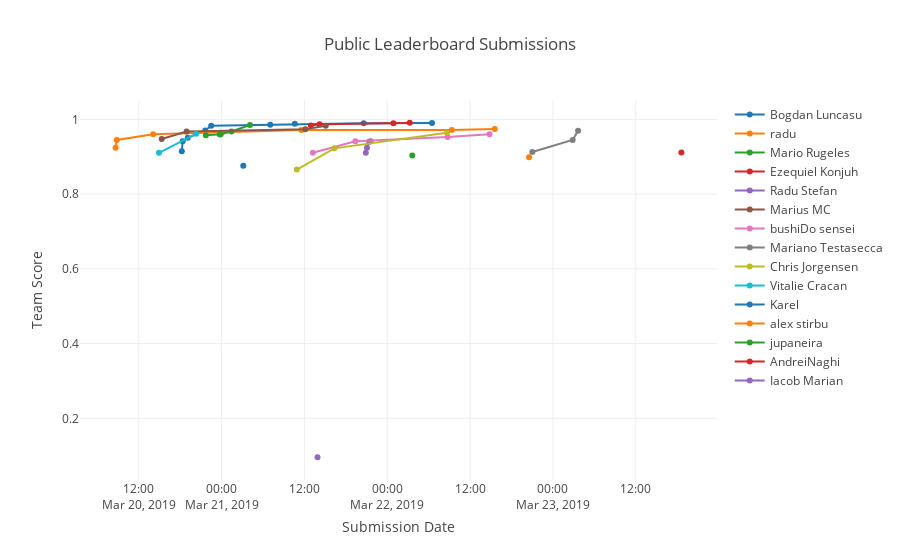

The notebook cell saved with this chart:
### Code cell
teams = list(data_df.TeamName.value_counts().index)
data = []
for team in teams:
    dT = data_df[data_df['TeamName'] == team]
    trace = go.Scatter(
        x = dT['SubmissionDate'],y = dT['Score'],
        name=team,
        mode = "markers+lines"
    )
    data.append(trace)

layout = dict(title = 'Public Leaderboard Submissions',
          xaxis = dict(title = 'Submission Date', showticklabels=True), 
          yaxis = dict(title = 'Team Score'),
          #hovermode = 'closest'
         )
fig = dict(data=data, layout=layout)
iplot(fig, filename='public-leaderboard')

### Figure 1 — Plotly figure (JSON) as saved in the notebook; plotly's stock layout.template omitted (floating-point values rounded to 4 significant figures)
{"data": [{"mode": "markers+lines", "name": "Bogdan Luncasu", "type": "scatter", "uid": "6f267992-ebb7-4ed8-88ba-271e1bafa49a", "x": ["2019-03-20 18:14:08", "2019-03-20 18:21:13", "2019-03-20 19:05:55", "2019-03-20 21:37:50", "2019-03-20 22:29:15", "2019-03-21 07:03:04", "2019-03-21 10:36:14", "2019-03-21 20:35:41", "2019-03-22 06:28:56"], "y": [0.9148, 0.9415, 0.9508, 0.9705, 0.983, 0.9857, 0.9883, 0.9898, 0.9907]}, {"mode": "markers+lines", "name": "radu", "type": "scatter", "uid": "aa3a02f8-bc56-4329-98a0-058e1145446e", "x": ["2019-03-20 08:38:26", "2019-03-20 08:48:31", "2019-03-20 14:04:56", "2019-03-21 11:33:47", "2019-03-22 09:21:18", "2019-03-22 15:34:32"], "y": [0.9242, 0.9452, 0.9602, 0.9718, 0.972, 0.9743]}, {"mode": "markers+lines", "name": "Mario Rugeles", "type": "scatter", "uid": "117767f3-0e06-481f-94a6-c6bd66ecaa91", "x": ["2019-03-20 21:42:56", "2019-03-20 23:45:03", "2019-03-20 23:52:31", "2019-03-21 01:26:08", "2019-03-21 04:06:28"], "y": [0.958, 0.9595, 0.9607, 0.9677, 0.9852]}, {"mode": "markers+lines", "name": "Ezequiel Konjuh", "type": "scatter", "uid": "b90eb5bc-58ba-4944-8770-6359b2178896", "x": ["2019-03-21 12:55:47", "2019-03-21 14:11:01", "2019-03-22 00:52:59", "2019-03-22 03:15:42"], "y": [0.984, 0.9873, 0.99, 0.9912]}, {"mode": "markers+lines", "name": "Radu Stefan", "type": "scatter", "uid": "c7460f56-6f56-4343-b049-2cee257a6b3d", "x": ["2019-03-21 20:53:16", "2019-03-21 21:03:39", "2019-03-21 21:21:51", "2019-03-21 21:34:45"], "y": [0.9107, 0.9243, 0.9402, 0.9418]}, {"mode": "markers+lines", "name": "Marius MC", "type": "scatter", "uid": "659c3f57-4001-492f-8e19-672521d21f2b", "x": ["2019-03-20 15:19:04", "2019-03-20 18:55:46", "2019-03-21 12:08:18", "2019-03-21 15:05:23"], "y": [0.9478, 0.9677, 0.9737, 0.9833]}, {"mode": "markers+lines", "name": "bushiDo sensei", "type": "scatter", "uid": "23adc10f-b4e7-47a7-99f6-17140d6f611b", "x": ["2019-03-21 13:13:07", "2019-03-21 19:22:42", "2019-03-22 08:44:29", "2019-03-22 14:48:28"], "y": [0.911, 0.9418, 0.9533, 0.9607]}, {"mode": "markers+lines", "name": "Mariano Testasecca", "type": "scatter", "uid": "489c56f2-5bc2-4495-8e80-e6769e800812", "x": ["2019-03-22 21:00:57", "2019-03-23 02:51:32", "2019-03-23 03:38:23"], "y": [0.913, 0.945, 0.9695]}, {"mode": "markers+lines", "name": "Chris Jorgensen", "type": "scatter", "uid": "37d696f2-a0e6-4855-aac6-e18f95bd3808", "x": ["2019-03-21 10:53:43", "2019-03-21 16:19:31", "2019-03-22 08:39:03"], "y": [0.8658, 0.9227, 0.9643]}, {"mode": "markers+lines", "name": "Vitalie Cracan", "type": "scatter", "uid": "110844f6-362b-4c2b-a7b6-e249c638ce11", "x": ["2019-03-20 14:55:32", "2019-03-20 20:18:00"], "y": [0.9107, 0.9617]}, {"mode": "markers+lines", "name": "Karel", "type": "scatter", "uid": "1ed4b153-4f79-4b30-a964-1bb20fc39b13", "x": ["2019-03-21 03:08:19"], "y": [0.8763]}, {"mode": "markers+lines", "name": "alex stirbu", "type": "scatter", "uid": "9ad7c622-07c1-4ae9-a681-7334795de98b", "x": ["2019-03-22 20:32:07"], "y": [0.8987]}, {"mode": "markers+lines", "name": "jupaneira", "type": "scatter", "uid": "a4cd1bfe-b519-4cb8-8542-9aea1ad0fa6e", "x": ["2019-03-22 03:37:23"], "y": [0.9037]}, {"mode": "markers+lines", "name": "AndreiNaghi", "type": "scatter", "uid": "3801b47c-fc26-47a7-8e1d-b7bf80825ba0", "x": ["2019-03-23 18:36:52"], "y": [0.9115]}, {"mode": "markers+lines", "name": "Iacob Marian", "type": "scatter", "uid": "a412f04d-f6eb-4160-bcd0-ccf33144d823", "x": ["2019-03-21 13:53:31"], "y": [0.09583]}], "layout": {"title": {"text": "Public Leaderboard Submissions"}, "xaxis": {"showticklabels": true, "title": {"text": "Submission Date"}}, "yaxis": {"title": {"text": "Team Score"}}}}
